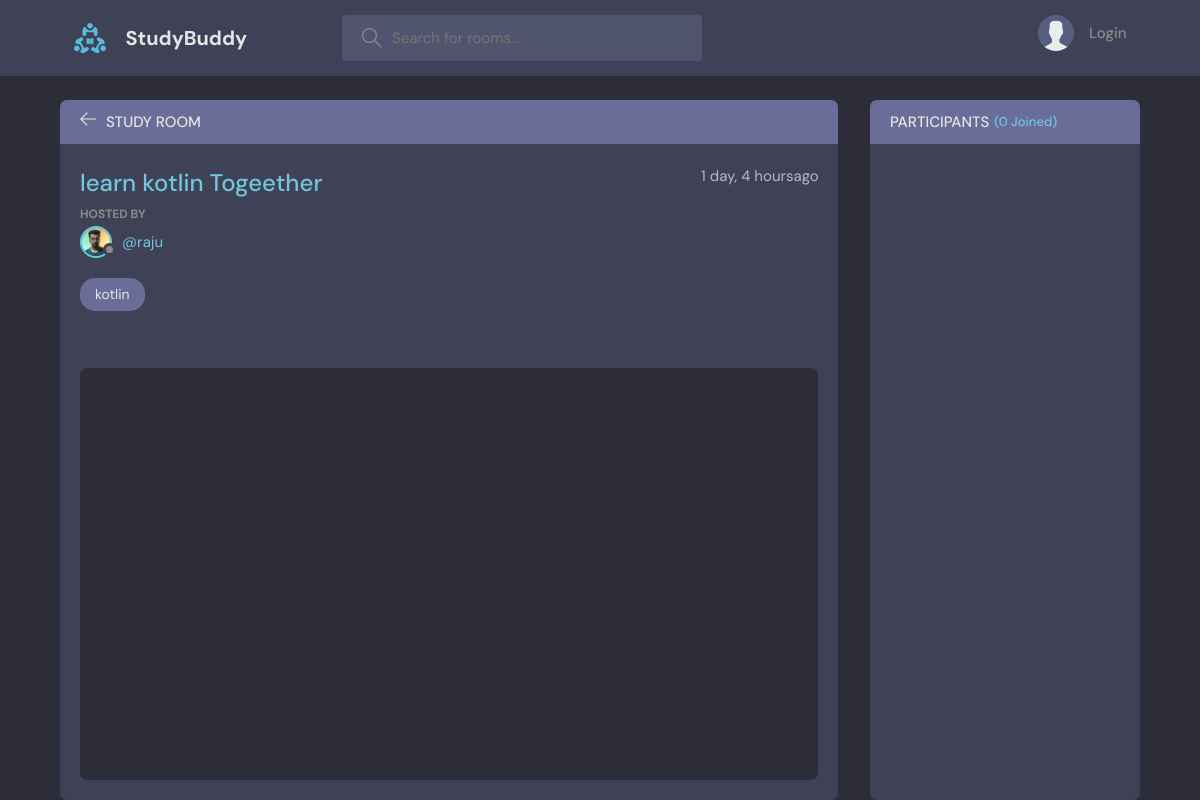
The app's page /rooms/4/ with its own data.
### base/models.py (models this page shows, shortened)
class Room(models.Model):
	host = models.ForeignKey(User, on_delete=models.SET_NULL, null=True)
	topic = models.ForeignKey(Topic, on_delete=models.SET_NULL, null=True)
	name = models.CharField(max_length= 200)
	description = models.TextField(null=True, blank=True)
	participants = models.ManyToManyField(User, related_name='participants', blank=True)
	updated = models.DateTimeField(auto_now=True)
	created = models.DateTimeField(auto_now_add=True)
	class Meta:
		ordering = ['-updated', '-created']

class User(AbstractUser):
	name = models.CharField(max_length=200, null=True)
	email = models.EmailField(unique=True, null=True)
	bio = models.TextField(null=True, blank=True)
	avatar= models.ImageField(null=True, default="avatar.svg")
	USERNAME_FIELD = 'username'
	REQUIRED_FIELDS = []

class Topic(models.Model):
	name = models.CharField(max_length=200)
	def __str__(self):
		return self.name

### base/views.py (the view, shortened to what this page needs)
# urls.py: path('rooms/', views.getRooms),
def rooms(request, pk):
    room = Room.objects.get(id=pk)
    room_messages = room.message_set.all()
    participants = room.participants.all()
    context = {"room":room, 'room_messages':room_messages, 'participants':participants}
    return render(request, "base/room.html", context)

### base/templates/base/room.html (shortened to what this page needs)
{% extends 'main.html' %}
{% block content %}
    <main class="profile-page layout layout--2">
      <div class="container">
        <div class="room">
          <div class="room__top">
            <div class="room__topLeft">
              <a href="{% url 'home' %}">
                <svg version="1.1" xmlns="http://www.w3.org/2000/svg" width="32" height="32" viewBox="0 0 32 32">
                  <title>arrow-left</title>
                  <path
                    d="M13.723 2.286l-13.723 13.714 13.719 13.714 1.616-1.611-10.96-10.96h27.625v-2.286h-27.625l10.965-10.965-1.616-1.607z"
                  ></path>
                </svg>
              </a>
              <h3>Study Room</h3>
            </div>
          </div>
          <div class="room__box scroll">
            <div class="room__header scroll">
              <div class="room__info">
                <h3>{{ room.name }}</h3>
                <span>{{ room.created | timesince }}ago</span>
              </div>
              <div class="room__hosted">
                <p>Hosted By</p>
                <a href="{% url 'user-profile' room.host.id  %}" class="room__author">
                  <div class="avatar avatar--small">
                    <img src="{{ room.host.avatar.url }}" />
                  </div>
                  <span>@{{ room.host.username }}</span>
                </a>
              </div>
              <span class="room__topics">{{ room.topic }}</span>
            </div>
            <div class="room__conversation">
              <div class="threads scroll">
              </div>
            </div>
          </div>
          <div class="room__message">
          </div>
        </div>
        <div class="participants">
          <h3 class="participants__top">Participants <span>({{ participants.count }} Joined)</span></h3>
          <div class="participants__list scroll">
          </div>
        </div>
      </div>
    </main>
{% endblock content %}

### static/styles/style.css (style rules this page uses)
:root { --color-main: #71c6dd; --color-main-light: #e1f6fb; --color-dark: #3f4156; --color-dark-medium: #51546e; --color-dark-light: #696d97; --color-light: #e5e5e5; --color-gray: #8b8b8b; --color-light-gray: #b2bdbd; --color-bg: #2d2d39; --color-success: #5dd693; --color-error: #fc4b0b; }
* { font-family: "DM Sans", -apple-system, BlinkMacSystemFont, "Segoe UI", Roboto, Oxygen, Ubuntu, Cantarell, "Open Sans", "Helvetica Neue", sans-serif; margin: 0; padding: 0; box-sizing: border-box; text-rendering: optimizeLegibility; font-size: inherit; }
html { font-size: 56.25%; }
@media only screen and (min-width: 1200px) { html { font-size: 62.5%; } }
body { line-height: 1.6; font-weight: 400; font-size: 1.5rem; color: var(--color-light-gray); background-color: var(--color-bg); min-height: 100vh; }
img { width: 100%; }
a { display: inline-block; color: var(--color-main); text-decoration: none; }
.container { max-width: 120rem; width: 90%; margin: auto; }
.avatar { position: relative; display: inline-block; border-radius: 50%; border: 2px solid var(--color-main); }
.avatar img { display: block; border-radius: 50%; object-fit: cover; object-position: center; }
.avatar::after { content: ""; display: block; position: absolute; background-color: var(--color-gray); z-index: 111; border-radius: 50%; border: 0.3rem solid var(--color-dark); }
.avatar.avatar--small img { width: 2.8rem; height: 2.8rem; }
.avatar.avatar--small:after { width: 0.7rem; height: 0.7rem; bottom: 0px; right: -6px; }
.layout { margin-top: 2.4rem; }
.layout > .container { display: flex; justify-content: space-between; align-items: flex-start; }
.layout--2 > .container > div:first-child { flex-basis: 72%; }
.layout--2 > .container > div:last-child { flex-basis: 25%; }
.room, .participants { background: var(--color-dark); max-height: 87.5vh; border-radius: 0.7rem; overflow: hidden; position: relative; }
.room__top, .participants__top { background: var(--color-dark-light); display: flex; justify-content: space-between; align-items: center; padding: 1rem 2rem; position: relative; }
.room__top svg, .thread__top svg { width: 1.6rem; height: 1.6rem; fill: var(--color-light); cursor: pointer; }
.room__topLeft { display: flex; align-items: flex-end; gap: 1rem; }
.room__topLeft h3, .participants__top { text-transform: uppercase; font-weight: 500; color: var(--color-light); }
.room__topLeft svg { width: 1.6rem; height: 1.6rem; fill: var(--color-light); }
.room__header { max-height: 30vh; overflow-y: auto; position: absolute; width: 95%; background: var(--color-dark); z-index: 999; top: 4.4rem; padding-top: 2rem; padding-bottom: 1rem; }
.room__box { padding-left: 2rem; padding-right: 2rem; height: 80.5vh; padding-bottom: 0; }
.room__info { display: flex; justify-content: space-between; }
.room__info h3 { font-size: 2.4rem; font-weight: 500; color: var(--color-main); }
.room__hosted p { text-transform: uppercase; color: var(--color-gray); font-size: 1.2rem; font-weight: 700; line-height: 2; }
.room__author { display: flex; gap: 1rem; align-items: center; margin-bottom: 1rem; transition: all 0.3s ease-in-out; }
.room__topics { padding: 0.5rem 1.5rem; background: var(--color-dark-light); color: var(--color-light); display: inline-block; font-size: 1.4rem; border-radius: 1.5rem; margin: 1rem 0; }
.room__conversation { margin-top: 1rem; margin-bottom: 4rem; height: 64%; }
.threads { background: var(--color-bg); border-radius: 0.7rem; overflow-y: auto; height: 100%; margin-top: 28vh; padding: 0 2rem 4rem 2rem; }
.room__message { padding: 2rem; position: absolute; z-index: 111; bottom: 0; left: 0; right: 0; background: transparent; }
.participants__top span { color: var(--color-main); font-size: 1.3rem; text-transform: none; }
.participants__top { justify-content: flex-start; gap: 0.5rem; }
.participants__list { padding: 2rem; height: 82.5vh; overflow-y: scroll; padding-bottom: 0; }

### records on screen
Room: name "learn kotlin Togeether", created "1 day, 4 hours", host.avatar (picture), host.username "raju", topic "kotlin"

### other values on screen
{{ participants.count }} "0"
